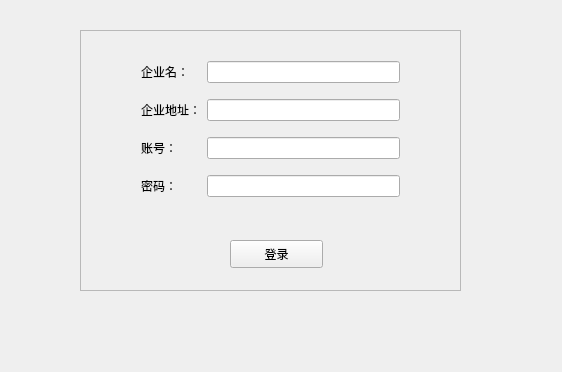
<?xml version="1.0" encoding="UTF-8"?>
<ui version="4.0">
 <class>MainWindow</class>
 <widget class="QMainWindow" name="MainWindow">
  <property name="geometry">
   <rect>
    <x>0</x>
    <y>0</y>
    <width>562</width>
    <height>372</height>
   </rect>
  </property>
  <property name="windowTitle">
   <string>企业登录</string>
  </property>
  <property name="styleSheet">
   <string notr="true">#MainWindow{
border-image:url(:/imagine/1.jpg);
}
#MainWindow *{
border-image:url();
}</string>
  </property>
  <widget class="QWidget" name="centralWidget">
   <property name="minimumSize">
    <size>
     <width>562</width>
     <height>0</height>
    </size>
   </property>
   <widget class="QFrame" name="frame">
    <property name="geometry">
     <rect>
      <x>80</x>
      <y>30</y>
      <width>381</width>
      <height>261</height>
     </rect>
    </property>
    <property name="styleSheet">
     <string notr="true">#MainWindow{
border-image:url(:/imagine/1.jpg);
}
#MainWindow *{
border-image:url();
}</string>
    </property>
    <property name="frameShape">
     <enum>QFrame::StyledPanel</enum>
    </property>
    <property name="frameShadow">
     <enum>QFrame::Raised</enum>
    </property>
    <widget class="QPushButton" name="logBtn">
     <property name="geometry">
      <rect>
       <x>150</x>
       <y>210</y>
       <width>93</width>
       <height>28</height>
      </rect>
     </property>
     <property name="text">
      <string>登录</string>
     </property>
    </widget>
    <widget class="QWidget" name="layoutWidget">
     <property name="geometry">
      <rect>
       <x>50</x>
       <y>10</y>
       <width>281</width>
       <height>181</height>
      </rect>
     </property>
     <layout class="QGridLayout" name="gridLayout_2">
      <item row="0" column="0">
       <widget class="QLabel" name="label">
        <property name="text">
         <string>企业名：</string>
        </property>
       </widget>
      </item>
      <item row="1" column="0">
       <widget class="QLabel" name="label_2">
        <property name="text">
         <string>企业地址：</string>
        </property>
       </widget>
      </item>
      <item row="1" column="1">
       <widget class="QLineEdit" name="qiye_address"/>
      </item>
      <item row="2" column="0">
       <widget class="QLabel" name="label_3">
        <property name="text">
         <string>账号：</string>
        </property>
       </widget>
      </item>
      <item row="2" column="1">
       <widget class="QLineEdit" name="qiye_id"/>
      </item>
      <item row="3" column="0">
       <widget class="QLabel" name="label_4">
        <property name="text">
         <string>密码：</string>
        </property>
       </widget>
      </item>
      <item row="3" column="1">
       <widget class="QLineEdit" name="qiye_psd"/>
      </item>
      <item row="0" column="1">
       <widget class="QLineEdit" name="qiye_name">
        <property name="styleSheet">
         <string notr="true"/>
        </property>
       </widget>
      </item>
     </layout>
    </widget>
    <zorder>logBtn</zorder>
    <zorder>layoutWidget</zorder>
    <zorder>logBtn</zorder>
    <zorder>layoutWidget</zorder>
   </widget>
   <zorder>qiye_name</zorder>
   <zorder>frame</zorder>
  </widget>
  <widget class="QMenuBar" name="menuBar">
   <property name="geometry">
    <rect>
     <x>0</x>
     <y>0</y>
     <width>562</width>
     <height>26</height>
    </rect>
   </property>
  </widget>
 </widget>
 <layoutdefault spacing="6" margin="11"/>
 <resources/>
 <connections/>
</ui>
